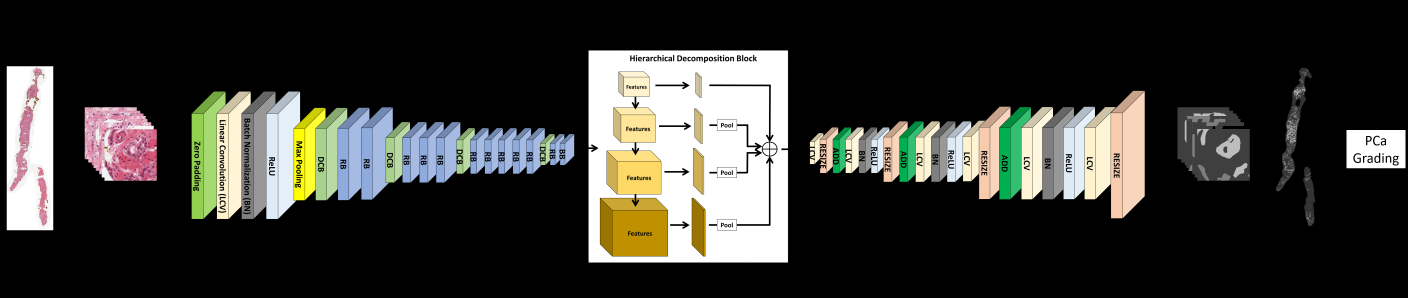
%> input picture images/BD.png, 5632 x 1191 px (shown at 1/4 size); its folder holds only this picture in this run
$ octave resizer.m   (GNU Octave 9; MATLAB toolbox functions it lacks are replaced by stand-ins)
%> lines starting %> are read from the running program, lines starting %| are printed output that depends on the picture
clc
clear all
close all

pn = 'images\'; % create images folder in the same directory. Also create another folder with the name 'Resized' in which the resized images will be saved

imagefiles = dir([pn '*.png']);

nfiles = length(imagefiles);

for ii=1:1:nfiles

    fn = imagefiles(ii).name;
    img=imread([pn fn]);

    if ismatrix(img) == false
        img = img(:,:,2);
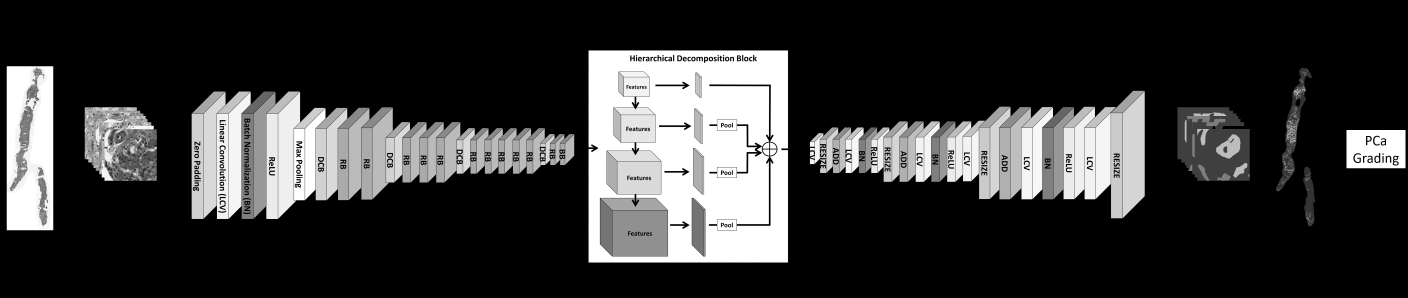
%> img: size 1191x5632 uint8 (shown at 1/4 size); min 0, max 255, mean 54.3
    end

%     if(size(img,3) ~= 3)
%         img = cat(3,img,img,img);
%     end

    img = imresize(img,[576 768],'bilinear');
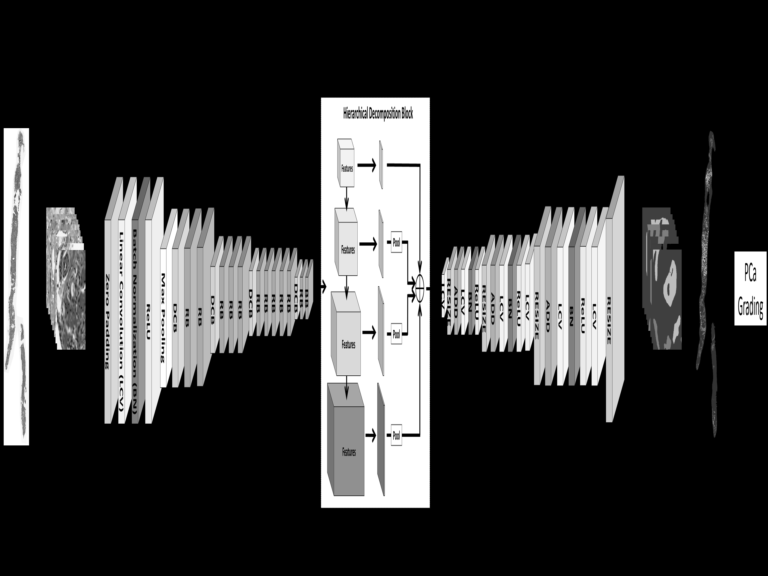
%> img: size 576x768 uint8; min 0, max 255, mean 54.3
    fn = replace(fn,'.png','');
    imwrite(img,[pn 'Resized\' fn '.png'],'PNG');

end
